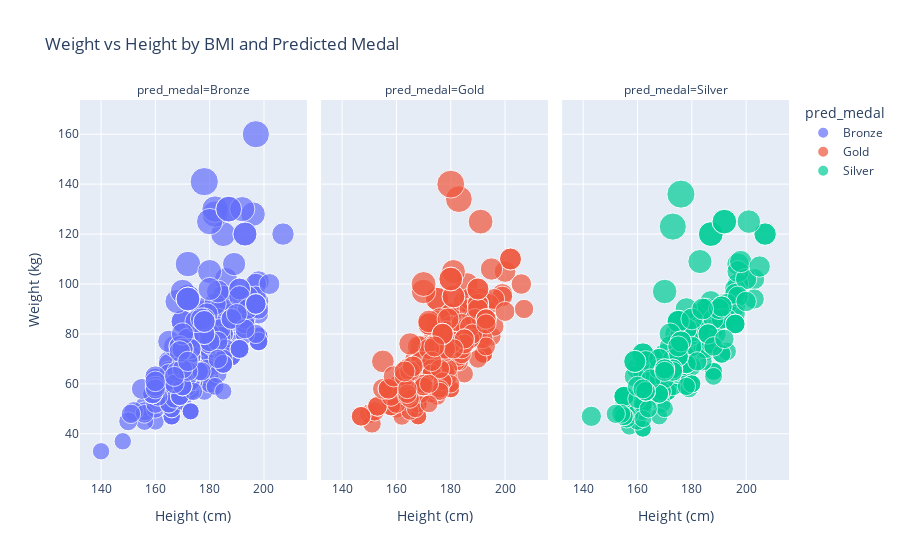

The notebook cell saved with this chart:
### Code cell
data = df[['Age', 'Height', 'Weight', 'BMI', 'pred_medal']]

# Scatter plot
fig = px.scatter(data, x='Height', y='Weight', color='pred_medal', size='BMI',
                facet_col='pred_medal', title='Weight vs Height by BMI and Predicted Medal',
                 labels={'Height': 'Height (cm)', 'Weight': 'Weight (kg)', 'BMI': 'BMI'})
fig.show()

### Figure 1 — Plotly figure (JSON) as saved in the notebook; plotly's stock layout.template omitted (floating-point values rounded to 4 significant figures; data arrays with more than 128 entries replaced by an {"elided": "..."} marker saying what was removed)
{"data": [{"hovertemplate": "pred_medal=Bronze<br>Height (cm)=%{x}<br>Weight (kg)=%{y}<br>BMI=%{marker.size}<extra></extra>", "legendgroup": "Bronze", "marker": {"color": "#636efa", "size": {"elided": "334 float values"}, "sizemode": "area", "sizeref": 0.1113, "symbol": "circle"}, "mode": "markers", "name": "Bronze", "orientation": "v", "showlegend": true, "type": "scatter", "x": {"elided": "334 int values"}, "xaxis": "x", "y": {"elided": "334 int values"}, "yaxis": "y"}, {"hovertemplate": "pred_medal=Gold<br>Height (cm)=%{x}<br>Weight (kg)=%{y}<br>BMI=%{marker.size}<extra></extra>", "legendgroup": "Gold", "marker": {"color": "#EF553B", "size": {"elided": "278 float values"}, "sizemode": "area", "sizeref": 0.1113, "symbol": "circle"}, "mode": "markers", "name": "Gold", "orientation": "v", "showlegend": true, "type": "scatter", "x": {"elided": "278 int values"}, "xaxis": "x2", "y": {"elided": "278 int values"}, "yaxis": "y2"}, {"hovertemplate": "pred_medal=Silver<br>Height (cm)=%{x}<br>Weight (kg)=%{y}<br>BMI=%{marker.size}<extra></extra>", "legendgroup": "Silver", "marker": {"color": "#00cc96", "size": {"elided": "237 float values"}, "sizemode": "area", "sizeref": 0.1113, "symbol": "circle"}, "mode": "markers", "name": "Silver", "orientation": "v", "showlegend": true, "type": "scatter", "x": {"elided": "237 int values"}, "xaxis": "x3", "y": {"elided": "237 int values"}, "yaxis": "y3"}], "layout": {"annotations": [{"font": {}, "showarrow": false, "text": "pred_medal=Bronze", "x": 0.16, "xanchor": "center", "xref": "paper", "y": 1, "yanchor": "bottom", "yref": "paper"}, {"font": {}, "showarrow": false, "text": "pred_medal=Gold", "x": 0.5, "xanchor": "center", "xref": "paper", "y": 1, "yanchor": "bottom", "yref": "paper"}, {"font": {}, "showarrow": false, "text": "pred_medal=Silver", "x": 0.84, "xanchor": "center", "xref": "paper", "y": 1, "yanchor": "bottom", "yref": "paper"}], "legend": {"itemsizing": "constant", "title": {"text": "pred_medal"}, "tracegroupgap": 0}, "title": {"text": "Weight vs Height by BMI and Predicted Medal"}, "xaxis": {"anchor": "y", "domain": [0, 0.32], "title": {"text": "Height (cm)"}}, "xaxis2": {"anchor": "y2", "domain": [0.34, 0.66], "matches": "x", "title": {"text": "Height (cm)"}}, "xaxis3": {"anchor": "y3", "domain": [0.68, 1.0], "matches": "x", "title": {"text": "Height (cm)"}}, "yaxis": {"anchor": "x", "domain": [0, 1], "title": {"text": "Weight (kg)"}}, "yaxis2": {"anchor": "x2", "domain": [0, 1], "matches": "y", "showticklabels": false}, "yaxis3": {"anchor": "x3", "domain": [0, 1], "matches": "y", "showticklabels": false}}}
